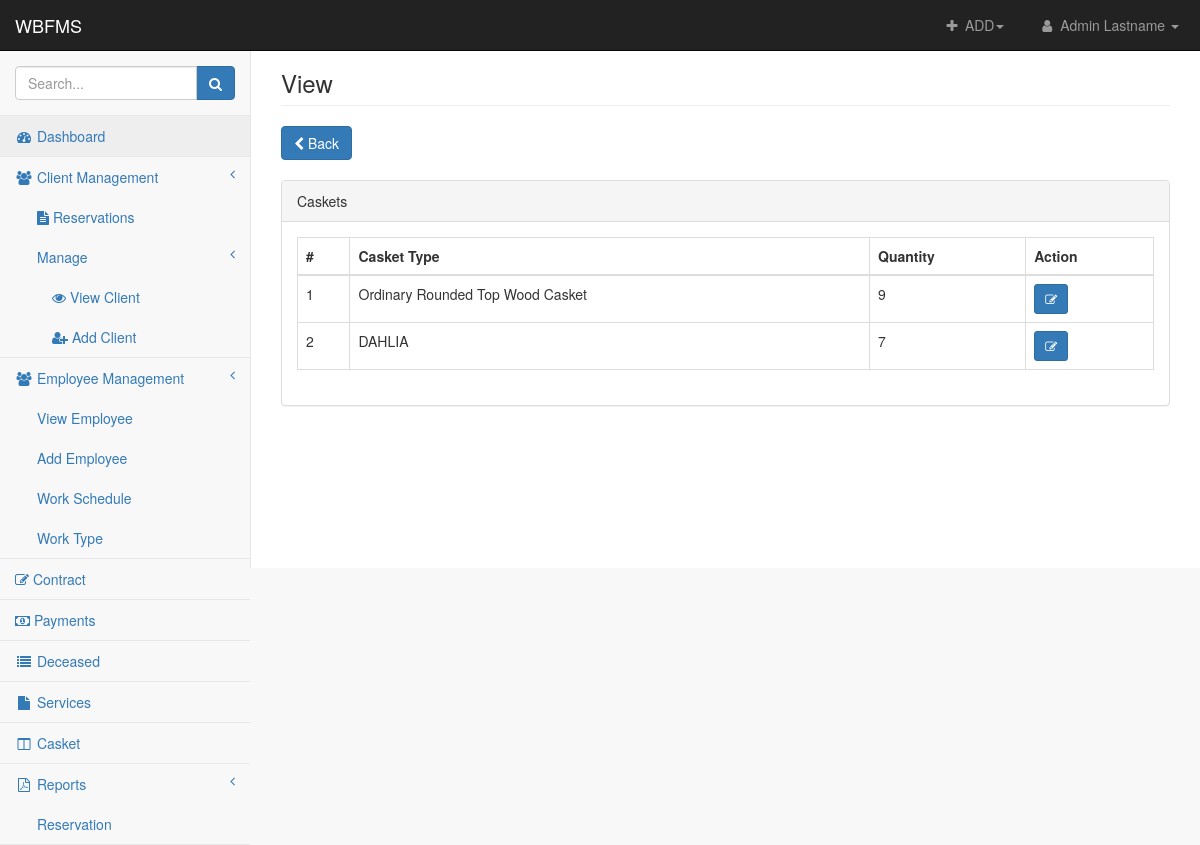
The page /admin/view-inventory.php (signed in) on the database as committed earlier.
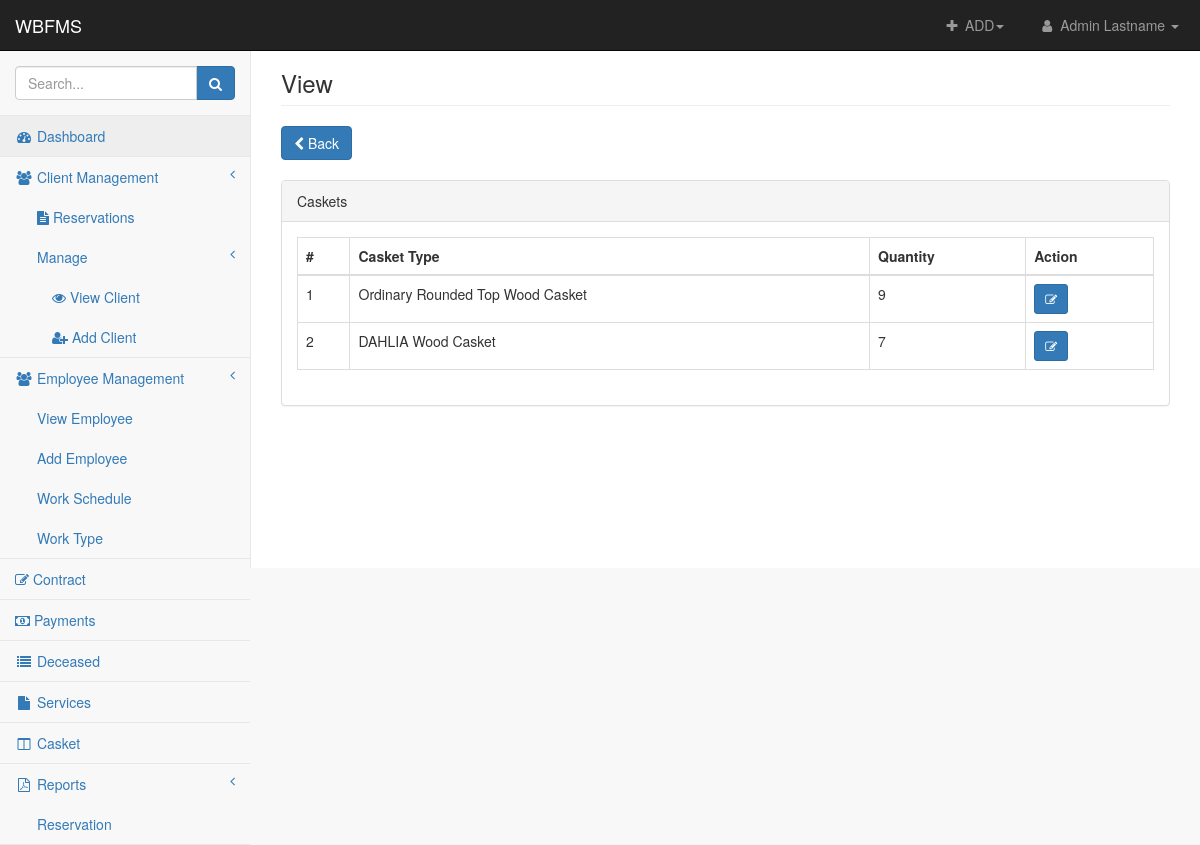
The same page on the database as committed later.
### tables this page shows
CREATE TABLE `casket` (
  `casket_id` int(11) NOT NULL,
  `casket_type` text NOT NULL,
  `amount` double(10,2) NOT NULL,
  `service_id` int(11) NOT NULL
);

CREATE TABLE `casket_qty` (
  `casket_qty_id` int(11) NOT NULL,
  `quantity` int(11) NOT NULL,
  `casket_id` int(11) NOT NULL,
  `branch_id` int(11) NOT NULL
);

### admin/includes/session.php (called while the page is built, shortened)
<?php
	include 'db-connection.php';
	$sql = "SELECT * FROM admin LEFT JOIN branches ON admin.branch_id = branches.branch_id WHERE admin.admin_id = '".$_SESSION['admin']."' AND branches.branch_id = '".$_SESSION['branch']."'";
	$query = $conn->query($sql);
	$user = $query->fetch_assoc();
?>

### admin/view-inventory.php (the view, shortened to what this page needs)
<?php include 'includes/header.php' ?>
<body>
<div id="wrapper">
    <?php include 'includes/nav.php' ?>
    <?php include 'includes/sidebar.php' ?>
    <div id="page-wrapper">
        <div class="container-fluid">
            <div class="row">
                <div class="col-lg-12">
                    <h3 class="page-header">View</h3>
                </div>
            </div>
            <div class="row">
                <div class="col-md-5">
                    <a href="casket.php" class="btn btn-primary"><i class="fa fa-chevron-left"></i> Back</a>
                </div>
            </div>
            <br>
            <div class="row">
                <div class="col-lg-12">
                    <div class="panel panel-default">
                        <div class="panel-heading">
                            Caskets
                        </div>
                        <div class="panel-body">
                            <div class="table-responsive">
                                <table class="table table-bordered table-hover" id="dataTables-example">
                                    <thead>
                                        <th>#</th>
                                        <th>Casket Type</th>
                                        <th>Quantity</th>
                                        <th>Action</th>
                                    </thead>
                                        <?php
                                            $select_casket = "SELECT * FROM casket LEFT JOIN service ON service.service_id = casket.service_id LEFT JOIN casket_qty ON casket_qty.casket_id = casket.casket_id LEFT JOIN branches ON branches.branch_id = casket_qty.branch_id WHERE branches.branch_id = '".$user['branch_id']."'";
                                            $query = $conn->query($select_casket);
                                            $no=1;
                                            while($row = $query->fetch_assoc()) { ?>
                                                <tr>
                                                    <td><?php echo $no; ?></td>
                                                    <td><?php echo $row['casket_type']; ?></td>
                                                    <td><?php echo $row['quantity']; ?>
                                                    <td><button class="add-quantity btn btn-primary btn-sm pull-center" data-id="<?php echo $row['casket_qty_id']; ?>"><i class="fa fa-edit"></i> </button></td>
                                                </tr>
                                             <?php $no++; }
                                        ?>
                                </table>
                            </div>
                        </div>
                    </div>
                </div>
            </div>
        </div>
    </div>
    </div>
</body>
</html>

Rows that differ between the two databases and show on the page:
changed casket: casket_type "DAHLIA" → "DAHLIA Wood Casket"
